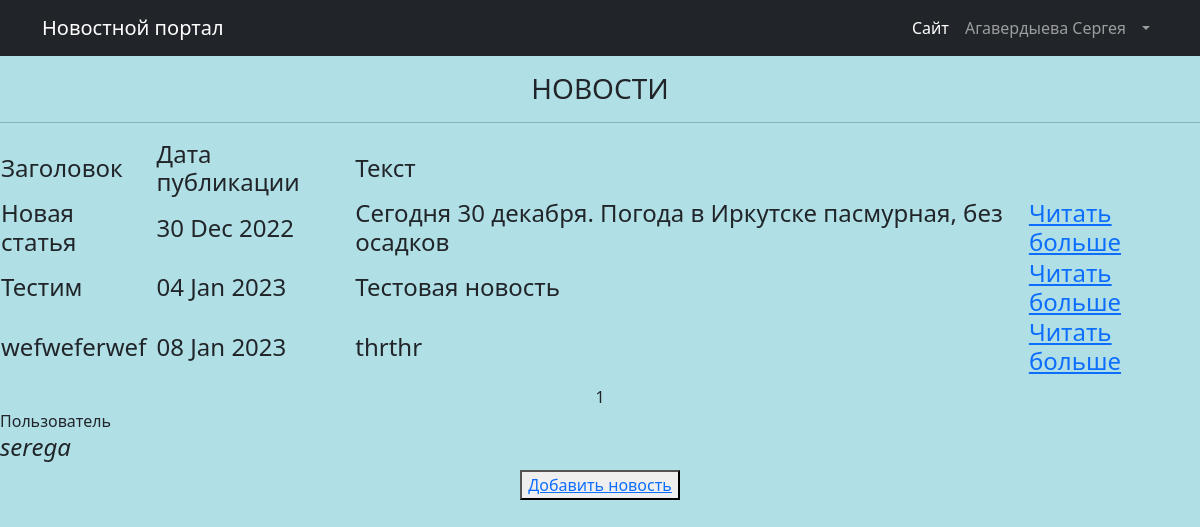
The page /posts/ (signed in) on the database its author committed.
### PostBoard/models.py (models this page shows, shortened)
class Post(models.Model):
    author_post = models.ForeignKey(to = Author,on_delete = models.CASCADE)
    time_in = models.DateTimeField(default= datetime.utcnow())
    heading = models.CharField(max_length = 256 , null = False)
    text = models.TextField()
    category_post = models.ManyToManyField(Category, through='PostCategory')
    def get_absolute_url(self):
        return reverse('post_detail',args = [str(self.id)])

### PostBoard/views.py (the view)
# urls.py: path('',PostLists.as_view(),name = 'post_lists'),
class PostLists(LoginRequiredMixin,ListView):
    model = Post
    template_name = 'post_list.html'
    ordering = 'time_in'
    context_object_name = 'posts'
    paginate_by = 3

### PostBoard/templatetags/custom_filters.py (called while the page is built)
@register.filter()
def censor(value):
    value_list = value.split(' ')
    if not isinstance(value,str):
        raise ValueError('Данный фильтр применим к строке')
    else:
        for word in value_list:
            if word[:-1] in OBSCENE_WORDS:
                value_list[value_list.index(word)] = word[0] + '*' * (len(word) -1)
    return ' '.join(value_list)

### templates/post_list.html (shortened to what this page needs)
{% include 'flatpages/default.html' %}
{% load custom_tags %}
{% load custom_filters %}
{% load cache %}
{% cache 60 * 30 title %}
    {% block title %}
    <h3>
    <center>НОВОСТИ</center>
    </h3>
    {% endblock title %}
{% endcache %}
{% block content %}
<center>
{% cache 60 * 100 %}
    <hr>
    <h4>
        <table>
            <tr>
                <td>
                    Заголовок
                </td>
                <td>
                    Дата публикации
                </td>
                <td>
                    Текст
                </td>
            </tr>{% endcache %}
                {% for post in posts %}
                <tr class = '{% cycle "blue" "white" %}'><td>
                    {{post.heading|censor}}
                </td>
                <td>
                    {{post.time_in|date:'d M Y'}}
                </td>
                <td>
                    {{post.text|censor|truncatewords:10}}
                </td>
                    <td>
                        <a href = "{{post.get_absolute_url}}" style = "color:lilac">Читать больше</a>
                    </td>
                </tr>
                {% empty %}
                    Новостей нет!
                {% endfor %}
        </table>
    </h4>
</center>
<center>
   {{ page_obj.number }}
</center>
Пользователь <i><h4>{{user.username}}</h4></i>
{% if is_not_author %}
<p>
    <button><a href = 'be/'>Стать автором</a></button>
</p>
{% else %}
<center>
<p>
    <button><a href = "{% url 'post_create' %}">Добавить новость</a></button>
</p>
</center>
{% endif %}
{% endblock content %}

### templates/flatpages/default.html (style rules this page uses)
body { background-color: grey; }

### templates/post_list.html (style rules this page uses)
body { background-color: powderblue; }

### rows shown on the page
Post: heading|censor "Новая статья", time_in "30 Dec 2022", text|censor "Сегодня 30 декабря. Погода в Иркутске пасмурная, без осадков"
Post: heading|censor "Тестим", time_in "04 Jan 2023", text|censor "Тестовая новость"
Post: heading|censor "wefweferwef", time_in "08 Jan 2023", text|censor "thrthr"

### other values the page prints
{{ page_obj.number }} "1"
{{ user.username }} "serega"
